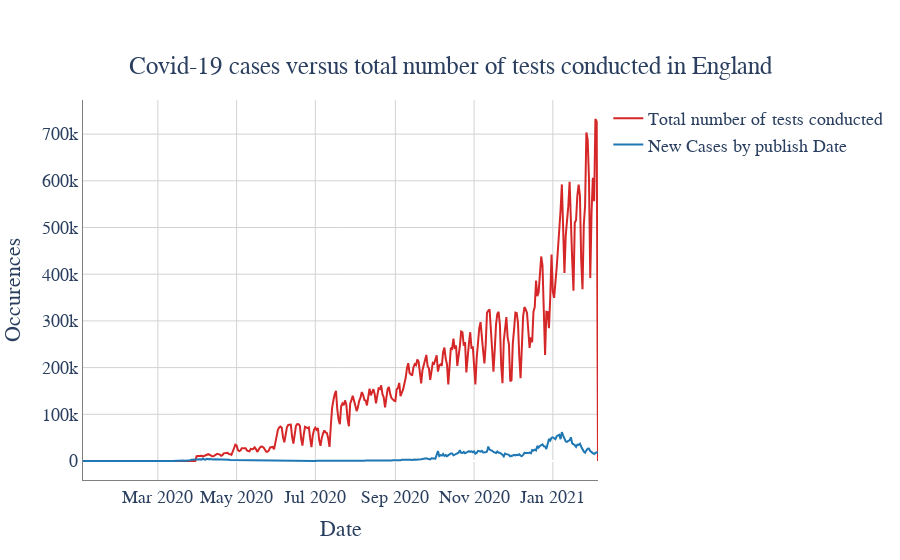

The cell this chart's notebook holds for it:
### Code cell
#without secondary axis:
fig=go.Figure()
fig.add_trace(go.Scatter(
    x=en['date'],
    y=en['total_tests'],
    mode='lines',
    name='Total number of tests conducted',
    line_color="#d62728")
    
    
)

fig.add_trace(go.Scatter(
    x=en['date'],
    y=en['newCasesByPublishDate'],
    mode='lines',
    name='New Cases by publish Date',
    line_color='#1f77b4')

)

fig.update_layout(title={'text': 'Covid-19 cases versus total number of tests conducted in England ','y':0.9,'x':0.5,'xanchor': 'center',
        'yanchor': 'top'},
                 xaxis_title='Date',
                yaxis_title='Occurences',
                font=dict(
        family="Helvetica",
        size=18,
        #color="blue"
                ),
        plot_bgcolor='rgb(255,255,255)',
                 )

fig.update_xaxes(showline=True, linewidth=1, linecolor='grey', gridcolor='lightgrey')
fig.update_yaxes(showline=True, linewidth=1, linecolor='grey', gridcolor='lightgrey')
fig.show()

### Figure 1 — Plotly figure (JSON) as saved in the notebook; plotly's stock layout.template omitted (floating-point values rounded to 4 significant figures; data arrays with more than 128 entries replaced by an {"elided": "..."} marker saying what was removed)
{"data": [{"line": {"color": "#d62728"}, "mode": "lines", "name": "Total number of tests conducted", "type": "scatter", "x": {"elided": "400 str values"}, "y": {"elided": "400 int values"}}, {"line": {"color": "#1f77b4"}, "mode": "lines", "name": "New Cases by publish Date", "type": "scatter", "x": {"elided": "400 str values"}, "y": {"elided": "400 int values"}}], "layout": {"autosize": true, "font": {"family": "Helvetica", "size": 18}, "plot_bgcolor": "rgb(255,255,255)", "title": {"text": "Covid-19 cases versus total number of tests conducted in England ", "x": 0.5, "xanchor": "center", "y": 0.9, "yanchor": "top"}, "xaxis": {"autorange": true, "gridcolor": "lightgrey", "linecolor": "grey", "linewidth": 1, "range": ["2020-01-03", "2021-02-05"], "showline": true, "title": {"text": "Date"}, "type": "date"}, "yaxis": {"autorange": true, "gridcolor": "lightgrey", "linecolor": "grey", "linewidth": 1, "range": [-40690.0, 773100.0], "showline": true, "title": {"text": "Occurences"}, "type": "linear"}}}
